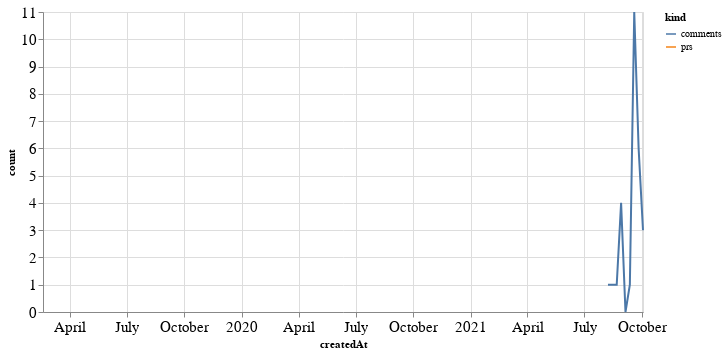

Notebook code cell kept with this figure:
### Code cell
alt.Chart(total_time, width=600).mark_line().encode(
    x='createdAt',
    y='count',
    color='kind'
)

### Figure 1 — Vega-Lite specification as saved in the notebook (floating-point values rounded to 4 significant figures)
{"config": {"axisLeft": {"labelFontSize": 15}, "axisBottom": {"labelFontSize": 15}}, "data": {"name": "data-920660a75020c824d026504e618c44fe"}, "mark": "line", "encoding": {"color": {"type": "nominal", "field": "kind"}, "x": {"type": "temporal", "field": "createdAt"}, "y": {"type": "quantitative", "field": "count"}}, "width": 600, "$schema": "https://vega.github.io/schema/vega-lite/v4.8.1.json", "datasets": {"data-920660a75020c824d026504e618c44fe": [{"createdAt": "2019-02-17T00:00:00", "kind": "prs", "count": 1.0}, {"createdAt": "2021-08-08T00:00:00", "kind": "prs", "count": null}, {"createdAt": "2021-08-15T00:00:00", "kind": "prs", "count": null}, {"createdAt": "2021-08-22T00:00:00", "kind": "prs", "count": null}, {"createdAt": "2021-08-29T00:00:00", "kind": "prs", "count": null}, {"createdAt": "2021-09-05T00:00:00", "kind": "prs", "count": null}, {"createdAt": "2021-09-12T00:00:00", "kind": "prs", "count": null}, {"createdAt": "2021-09-19T00:00:00", "kind": "prs", "count": null}, {"createdAt": "2021-09-26T00:00:00", "kind": "prs", "count": null}, {"createdAt": "2021-10-03T00:00:00", "kind": "prs", "count": null}, {"createdAt": "2019-02-17T00:00:00", "kind": "comments", "count": null}, {"createdAt": "2021-08-08T00:00:00", "kind": "comments", "count": 1.0}, {"createdAt": "2021-08-15T00:00:00", "kind": "comments", "count": 1.0}, {"createdAt": "2021-08-22T00:00:00", "kind": "comments", "count": 1.0}, {"createdAt": "2021-08-29T00:00:00", "kind": "comments", "count": 4.0}, {"createdAt": "2021-09-05T00:00:00", "kind": "comments", "count": 0.0}, {"createdAt": "2021-09-12T00:00:00", "kind": "comments", "count": 1.0}, {"createdAt": "2021-09-19T00:00:00", "kind": "comments", "count": 11.0}, {"createdAt": "2021-09-26T00:00:00", "kind": "comments", "count": 6.0}, {"createdAt": "2021-10-03T00:00:00", "kind": "comments", "count": 3.0}]}}
